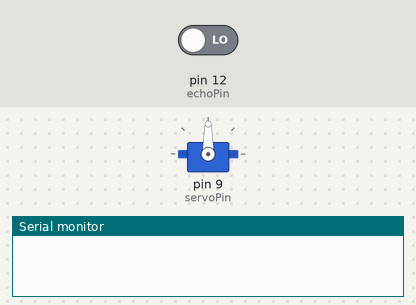
Recording of a sketch running on a simulated Arduino Uno, built with avr-gcc and run on an emulated ATmega328P. Shown: servo, the last lines printed to the serial monitor. The test bench sets the inputs (shaded band); at power-on: pin 12 (echoPin) LOW.

Above: at 0.05 s.
At 4.2 s:
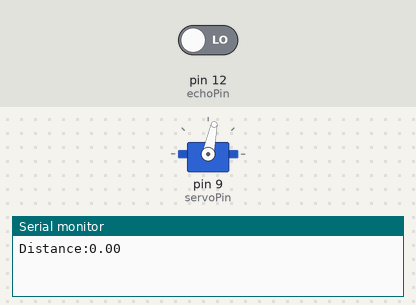
At 6.3 s:
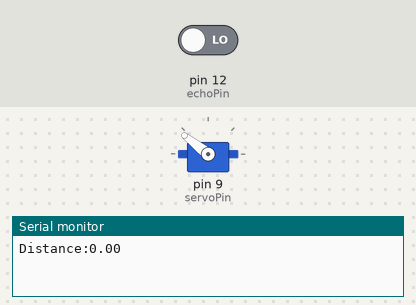
At 8.4 s:
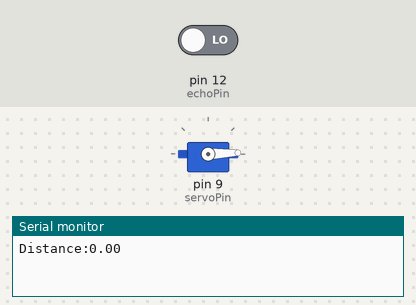
Timing chart, 0 to 11.0 s (numbered marks = the images above):
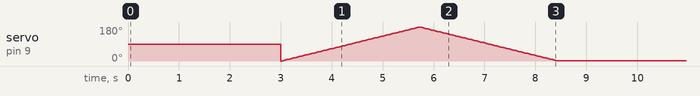

The sketch:

micro_servo.ino
```cpp
#include <Servo.h>

int servoPin = 9;
int trigPin = 13;
int echoPin = 12;

Servo servo;

int angle = 0;
void setup() {
  // put your setup code here, to run once:
   Serial.begin(9600); //시리얼 초기화
  servo.attach(servoPin); //서보모터 핀 설정
  pinMode(trigPin, OUTPUT);
  pinMode(echoPin, INPUT);
}

void loop() {
  // put your main code here, to run repeatedly:
  float duration, distance;
  digitalWrite(trigPin, HIGH);
  delay(1000);
  digitalWrite(trigPin, LOW);

  duration = pulseIn(echoPin, HIGH);
  distance = ((float)(340 * duration) / 10000) / 2;

  Serial.print("Distance:");
  Serial.println(distance);
  delay(1000);

  if( distance < 3){
    for(angle=0; angle<180; angle++)
    {
      servo.write(angle);
      delay(15);
    }
    for(angle=180; angle>0; angle--)
    {
    servo.write(angle);
    delay(15);
    }
  }
}
```
